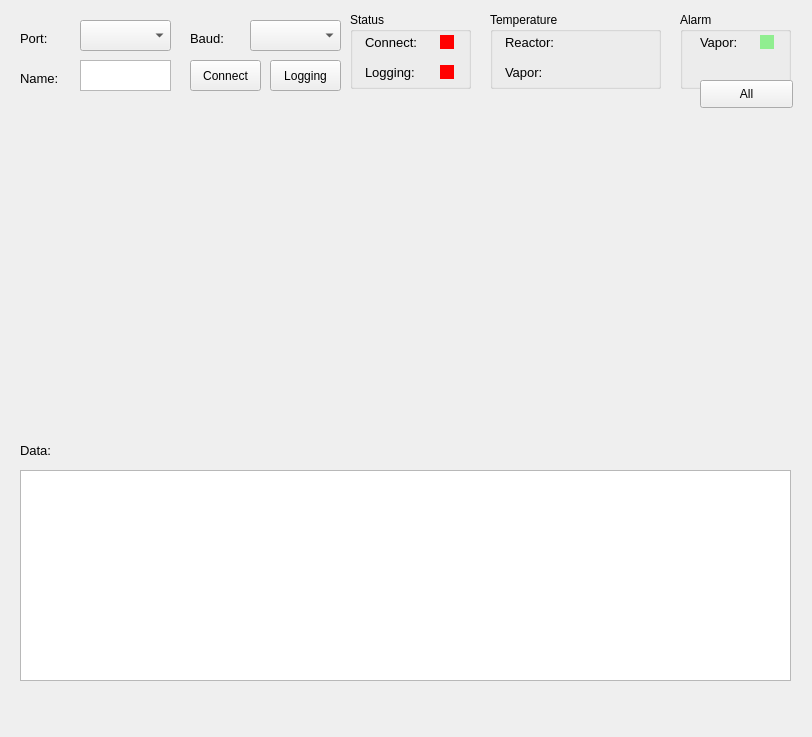
<?xml version="1.0" encoding="UTF-8"?>
<ui version="4.0">
 <class>MainWindow</class>
 <widget class="QMainWindow" name="MainWindow">
  <property name="geometry">
   <rect>
    <x>0</x>
    <y>0</y>
    <width>812</width>
    <height>737</height>
   </rect>
  </property>
  <property name="sizePolicy">
   <sizepolicy hsizetype="Fixed" vsizetype="Expanding">
    <horstretch>0</horstretch>
    <verstretch>0</verstretch>
   </sizepolicy>
  </property>
  <property name="minimumSize">
   <size>
    <width>812</width>
    <height>730</height>
   </size>
  </property>
  <property name="maximumSize">
   <size>
    <width>812</width>
    <height>815</height>
   </size>
  </property>
  <property name="mouseTracking">
   <bool>false</bool>
  </property>
  <property name="contextMenuPolicy">
   <enum>Qt::DefaultContextMenu</enum>
  </property>
  <property name="windowTitle">
   <string>MainWindow</string>
  </property>
  <property name="autoFillBackground">
   <bool>true</bool>
  </property>
  <widget class="QWidget" name="centralwidget">
   <widget class="QWidget" name="Plot_1" native="true">
    <property name="geometry">
     <rect>
      <x>20</x>
      <y>110</y>
      <width>771</width>
      <height>331</height>
     </rect>
    </property>
    <property name="styleSheet">
     <string notr="true"/>
    </property>
   </widget>
   <widget class="QLabel" name="label_9">
    <property name="geometry">
     <rect>
      <x>20</x>
      <y>440</y>
      <width>121</width>
      <height>21</height>
     </rect>
    </property>
    <property name="font">
     <font>
      <pointsize>10</pointsize>
     </font>
    </property>
    <property name="text">
     <string>Data:</string>
    </property>
   </widget>
   <widget class="QComboBox" name="SetPort">
    <property name="geometry">
     <rect>
      <x>80</x>
      <y>20</y>
      <width>91</width>
      <height>31</height>
     </rect>
    </property>
   </widget>
   <widget class="QPushButton" name="log_btn">
    <property name="geometry">
     <rect>
      <x>270</x>
      <y>60</y>
      <width>71</width>
      <height>31</height>
     </rect>
    </property>
    <property name="font">
     <font>
      <pointsize>9</pointsize>
     </font>
    </property>
    <property name="text">
     <string>Logging</string>
    </property>
   </widget>
   <widget class="QLabel" name="label">
    <property name="geometry">
     <rect>
      <x>20</x>
      <y>30</y>
      <width>55</width>
      <height>16</height>
     </rect>
    </property>
    <property name="font">
     <font>
      <pointsize>10</pointsize>
     </font>
    </property>
    <property name="text">
     <string>Port:</string>
    </property>
   </widget>
   <widget class="QComboBox" name="SetBaud">
    <property name="geometry">
     <rect>
      <x>250</x>
      <y>20</y>
      <width>91</width>
      <height>31</height>
     </rect>
    </property>
   </widget>
   <widget class="QLabel" name="label_3">
    <property name="geometry">
     <rect>
      <x>20</x>
      <y>70</y>
      <width>55</width>
      <height>16</height>
     </rect>
    </property>
    <property name="font">
     <font>
      <pointsize>10</pointsize>
     </font>
    </property>
    <property name="text">
     <string>Name:</string>
    </property>
   </widget>
   <widget class="QLabel" name="label_2">
    <property name="geometry">
     <rect>
      <x>190</x>
      <y>30</y>
      <width>55</width>
      <height>16</height>
     </rect>
    </property>
    <property name="font">
     <font>
      <pointsize>10</pointsize>
     </font>
    </property>
    <property name="text">
     <string>Baud:</string>
    </property>
   </widget>
   <widget class="QPushButton" name="connect_btn">
    <property name="geometry">
     <rect>
      <x>190</x>
      <y>60</y>
      <width>71</width>
      <height>31</height>
     </rect>
    </property>
    <property name="font">
     <font>
      <pointsize>9</pointsize>
     </font>
    </property>
    <property name="text">
     <string>Connect</string>
    </property>
   </widget>
   <widget class="QTextEdit" name="file_name_input">
    <property name="geometry">
     <rect>
      <x>80</x>
      <y>60</y>
      <width>91</width>
      <height>31</height>
     </rect>
    </property>
    <property name="font">
     <font>
      <pointsize>10</pointsize>
      <weight>75</weight>
      <bold>true</bold>
     </font>
    </property>
   </widget>
   <widget class="QGroupBox" name="groupBox">
    <property name="geometry">
     <rect>
      <x>490</x>
      <y>12</y>
      <width>171</width>
      <height>77</height>
     </rect>
    </property>
    <property name="font">
     <font>
      <pointsize>9</pointsize>
     </font>
    </property>
    <property name="title">
     <string>Temperature</string>
    </property>
    <widget class="QLabel" name="label_5">
     <property name="geometry">
      <rect>
       <x>15</x>
       <y>50</y>
       <width>55</width>
       <height>21</height>
      </rect>
     </property>
     <property name="font">
      <font>
       <pointsize>10</pointsize>
      </font>
     </property>
     <property name="text">
      <string>Vapor:</string>
     </property>
    </widget>
    <widget class="QLabel" name="label_4">
     <property name="geometry">
      <rect>
       <x>15</x>
       <y>20</y>
       <width>71</width>
       <height>21</height>
      </rect>
     </property>
     <property name="font">
      <font>
       <pointsize>10</pointsize>
      </font>
     </property>
     <property name="text">
      <string>Reactor:</string>
     </property>
    </widget>
    <widget class="QLabel" name="reactor_temp">
     <property name="geometry">
      <rect>
       <x>90</x>
       <y>20</y>
       <width>71</width>
       <height>21</height>
      </rect>
     </property>
     <property name="font">
      <font>
       <pointsize>10</pointsize>
      </font>
     </property>
     <property name="text">
      <string/>
     </property>
    </widget>
    <widget class="QLabel" name="vapor_temp">
     <property name="geometry">
      <rect>
       <x>90</x>
       <y>50</y>
       <width>71</width>
       <height>21</height>
      </rect>
     </property>
     <property name="font">
      <font>
       <pointsize>10</pointsize>
      </font>
     </property>
     <property name="text">
      <string/>
     </property>
    </widget>
   </widget>
   <widget class="QGroupBox" name="groupBox_2">
    <property name="geometry">
     <rect>
      <x>350</x>
      <y>12</y>
      <width>121</width>
      <height>77</height>
     </rect>
    </property>
    <property name="font">
     <font>
      <pointsize>9</pointsize>
     </font>
    </property>
    <property name="title">
     <string>Status</string>
    </property>
    <widget class="QLabel" name="label_10">
     <property name="geometry">
      <rect>
       <x>15</x>
       <y>50</y>
       <width>71</width>
       <height>21</height>
      </rect>
     </property>
     <property name="font">
      <font>
       <pointsize>10</pointsize>
      </font>
     </property>
     <property name="text">
      <string>Logging:</string>
     </property>
    </widget>
    <widget class="QLabel" name="label_11">
     <property name="geometry">
      <rect>
       <x>15</x>
       <y>20</y>
       <width>71</width>
       <height>21</height>
      </rect>
     </property>
     <property name="font">
      <font>
       <pointsize>10</pointsize>
      </font>
     </property>
     <property name="text">
      <string>Connect:</string>
     </property>
    </widget>
    <widget class="QRadioButton" name="connect_indicator">
     <property name="geometry">
      <rect>
       <x>90</x>
       <y>20</y>
       <width>16</width>
       <height>20</height>
      </rect>
     </property>
     <property name="autoFillBackground">
      <bool>false</bool>
     </property>
     <property name="styleSheet">
      <string notr="true">QRadioButton::indicator
                                   {
                                   background-color : red
                                   } </string>
     </property>
     <property name="text">
      <string/>
     </property>
    </widget>
    <widget class="QRadioButton" name="logging_indicator">
     <property name="geometry">
      <rect>
       <x>90</x>
       <y>50</y>
       <width>16</width>
       <height>20</height>
      </rect>
     </property>
     <property name="autoFillBackground">
      <bool>false</bool>
     </property>
     <property name="styleSheet">
      <string notr="true">QRadioButton::indicator
                                   {
                                   background-color : red
                                   } </string>
     </property>
     <property name="text">
      <string/>
     </property>
    </widget>
   </widget>
   <widget class="QGroupBox" name="groupBox_3">
    <property name="geometry">
     <rect>
      <x>680</x>
      <y>12</y>
      <width>111</width>
      <height>77</height>
     </rect>
    </property>
    <property name="font">
     <font>
      <pointsize>9</pointsize>
     </font>
    </property>
    <property name="title">
     <string>Alarm</string>
    </property>
    <widget class="QLabel" name="label_13">
     <property name="geometry">
      <rect>
       <x>20</x>
       <y>20</y>
       <width>51</width>
       <height>21</height>
      </rect>
     </property>
     <property name="font">
      <font>
       <pointsize>10</pointsize>
      </font>
     </property>
     <property name="text">
      <string>Vapor:</string>
     </property>
    </widget>
    <widget class="QRadioButton" name="vapor_alarm">
     <property name="geometry">
      <rect>
       <x>80</x>
       <y>20</y>
       <width>16</width>
       <height>20</height>
      </rect>
     </property>
     <property name="autoFillBackground">
      <bool>false</bool>
     </property>
     <property name="styleSheet">
      <string notr="true">QRadioButton::indicator
                                   {
                                   background-color : lightgreen
                                   } </string>
     </property>
     <property name="text">
      <string/>
     </property>
    </widget>
   </widget>
   <widget class="QTableView" name="tableView">
    <property name="geometry">
     <rect>
      <x>20</x>
      <y>470</y>
      <width>771</width>
      <height>211</height>
     </rect>
    </property>
   </widget>
   <widget class="QPushButton" name="zoom_btn">
    <property name="geometry">
     <rect>
      <x>700</x>
      <y>80</y>
      <width>93</width>
      <height>28</height>
     </rect>
    </property>
    <property name="text">
     <string>All</string>
    </property>
   </widget>
  </widget>
  <widget class="QMenuBar" name="menubar">
   <property name="geometry">
    <rect>
     <x>0</x>
     <y>0</y>
     <width>812</width>
     <height>26</height>
    </rect>
   </property>
  </widget>
  <widget class="QStatusBar" name="statusbar">
   <property name="font">
    <font>
     <pointsize>10</pointsize>
    </font>
   </property>
   <property name="sizeGripEnabled">
    <bool>false</bool>
   </property>
  </widget>
 </widget>
 <resources/>
 <connections/>
</ui>
